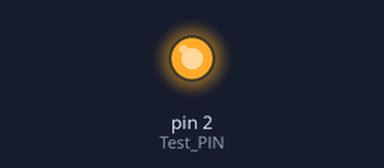
A sketch run on a simulated Arduino Uno, built with avr-gcc and run on an emulated ATmega328P. Shown: output pins drawn as LEDs (lit = HIGH).

Above: at 0.6 s.
At 2.2 s:
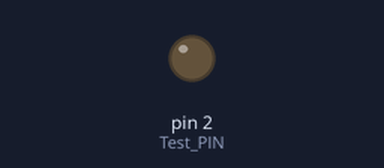
Timing chart, 0 to 3.0 s (numbered marks = the images above):
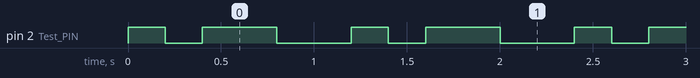

Measured:
- by itself, pin 2 (Test_PIN): repeats every 1.2 s: LOW 0.20 s, HIGH 0.40 s, LOW 0.40 s, HIGH 0.20 s
- by itself, everything shown: repeats every 1.2 s, in 4 steps

The sketch:

Just_Test.ino
```cpp
#define Test_PIN 2
#define TimeOut1 200
#define TimeOut2 400


void setup() {
  pinMode(Test_PIN, OUTPUT);
}

void loop() {
  migay(TimeOut1);
  migay(TimeOut2);
}

void migay(int pause){
  digitalWrite(Test_PIN, HIGH);
  delay(pause);
  digitalWrite(Test_PIN, LOW);
  delay(pause);
}
```
